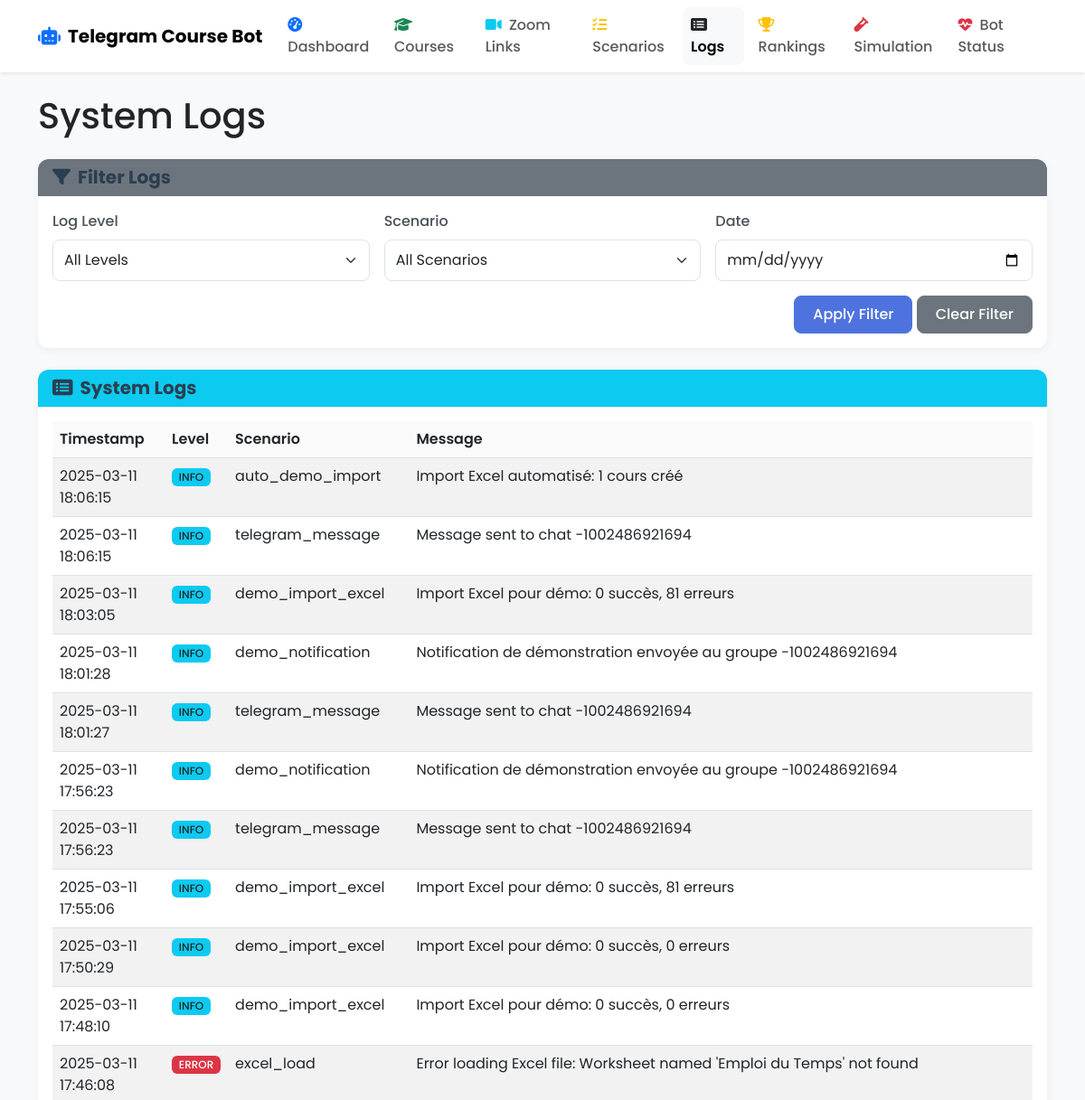
Page /logs (upper part) on the earlier database version.
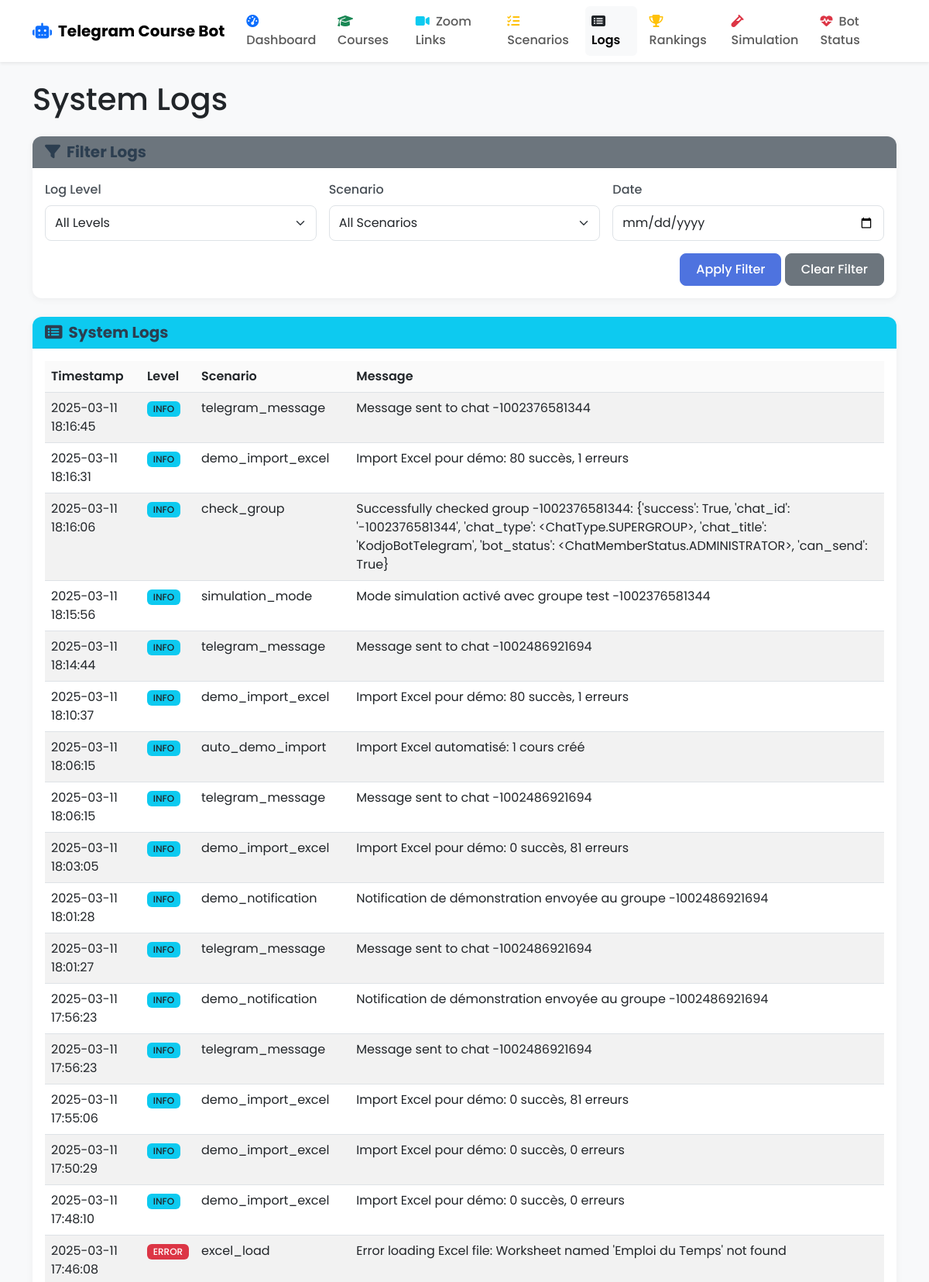
Same page on the later database version.
### models.py (models this page shows, shortened)
class Log(db.Model):
    id = db.Column(db.Integer, primary_key=True)
    level = db.Column(db.String(20), nullable=False)  # INFO, WARNING, ERROR
    scenario = db.Column(db.String(100), nullable=True)  # Which scenario the log is related to
    message = db.Column(db.Text, nullable=False)
    timestamp = db.Column(db.DateTime, default=datetime.utcnow)

### routes.py (the view)
    @app.route('/logs')
    def logs():
        all_logs = Log.query.order_by(Log.timestamp.desc()).all()
        return render_template('logs.html', logs=all_logs)

### templates/logs.html (shortened to what this page needs)
{% extends 'layout.html' %}
{% block content %}
<div class="row">
    <div class="col-12">
        <h1 class="mb-4">System Logs</h1>
    </div>
</div>
<div class="card mb-4">
    <div class="card-header bg-secondary text-white">
        <h5 class="mb-0"><i class="fas fa-filter me-2"></i>Filter Logs</h5>
    </div>
    <div class="card-body">
        <form id="filterForm" class="row g-3">
            <div class="col-md-4">
                <label for="level-filter" class="form-label">Log Level</label>
                <select id="level-filter" class="form-select">
                    <option value="all">All Levels</option>
                </select>
            </div>
            <div class="col-md-4">
                <label for="scenario-filter" class="form-label">Scenario</label>
                <select id="scenario-filter" class="form-select">
                    <option value="all">All Scenarios</option>
                </select>
            </div>
            <div class="col-md-4">
                <label for="date-filter" class="form-label">Date</label>
                <input type="date" id="date-filter" class="form-control">
            </div>
            <div class="col-12 text-end">
                <button type="button" id="apply-filter" class="btn btn-primary">Apply Filter</button>
                <button type="button" id="clear-filter" class="btn btn-secondary">Clear Filter</button>
            </div>
        </form>
    </div>
</div>
<div class="card">
    <div class="card-header bg-info text-white">
        <h5 class="mb-0"><i class="fas fa-list-alt me-2"></i>System Logs</h5>
    </div>
    <div class="card-body">
        {% if logs %}
        <div class="table-responsive">
            <table class="table table-striped table-hover" id="logs-table">
                <thead>
                    <tr>
                        <th>Timestamp</th>
                        <th>Level</th>
                        <th>Scenario</th>
                        <th>Message</th>
                    </tr>
                </thead>
                <tbody>
                    {% for log in logs %}
                    <tr class="log-row"
                        data-level="{{ log.level }}"
                        data-scenario="{{ log.scenario }}"
                        data-date="{{ log.timestamp.strftime('%Y-%m-%d') }}">
                        <td>{{ log.timestamp.strftime('%Y-%m-%d %H:%M:%S') }}</td>
                        <td>
                            {% if log.level == 'INFO' %}
                                <span class="badge bg-info text-dark">INFO</span>
                            {% elif log.level == 'WARNING' %}
                                <span class="badge bg-warning text-dark">WARNING</span>
                            {% elif log.level == 'ERROR' %}
                                <span class="badge bg-danger">ERROR</span>
                            {% endif %}
                        </td>
                        <td>{{ log.scenario or 'System' }}</td>
                        <td>{{ log.message }}</td>
                    </tr>
                    {% endfor %}
                </tbody>
            </table>
        </div>
        {% else %}
        <div class="alert alert-info">No logs available.</div>
        {% endif %}
    </div>
</div>
{% endblock %}

### templates/layout.html (shortened to what this page needs)
<!DOCTYPE html>
<html lang="en" data-bs-theme="light">
<head>
    <link href="https://cdn.jsdelivr.net/npm/bootstrap@5.3.0/dist/css/bootstrap.min.css" rel="stylesheet">
    <link rel="stylesheet" href="https://cdnjs.cloudflare.com/ajax/libs/font-awesome/6.4.0/css/all.min.css">
    <link rel="stylesheet" href="{{ url_for('static', filename='css/custom.css') }}">
</head>
<body>
    <nav class="navbar navbar-expand-lg navbar-light bg-white shadow-sm sticky-top">
        <div class="container">
            <a class="navbar-brand fw-bold" href="{{ url_for('dashboard') }}">
                <i class="fas fa-robot text-primary me-2"></i>Telegram Course Bot
            </a>
            <div class="collapse navbar-collapse" id="navbarNav">
                <ul class="navbar-nav ms-auto">
                    <li class="nav-item mx-1">
                        <a class="nav-link rounded {% if request.path == '/' or request.path == '/admin' %}active bg-light{% endif %}"
                           href="{{ url_for('dashboard') }}">
                            <i class="fas fa-tachometer-alt me-1 text-primary"></i> Dashboard
                        </a>
                    </li>
                    <li class="nav-item mx-1">
                        <a class="nav-link rounded {% if request.path == '/courses' %}active bg-light{% endif %}"
                           href="{{ url_for('courses') }}">
                            <i class="fas fa-graduation-cap me-1 text-success"></i> Courses
                        </a>
                    </li>
                    <li class="nav-item mx-1">
                        <a class="nav-link rounded {% if request.path == '/zoom-links' %}active bg-light{% endif %}"
                           href="{{ url_for('zoom_links') }}">
                            <i class="fas fa-video me-1 text-info"></i> Zoom Links
                        </a>
                    </li>
                    <li class="nav-item mx-1">
                        <a class="nav-link rounded {% if request.path == '/scenarios' %}active bg-light{% endif %}"
                           href="{{ url_for('scenarios') }}">
                            <i class="fas fa-tasks me-1 text-warning"></i> Scenarios
                        </a>
                    </li>
                    <li class="nav-item mx-1">
                        <a class="nav-link rounded {% if request.path == '/logs' %}active bg-light{% endif %}"
                           href="{{ url_for('logs') }}">
                            <i class="fas fa-list-alt me-1 text-dark"></i> Logs
                        </a>
                    </li>
                    <li class="nav-item mx-1">
                        <a class="nav-link rounded {% if request.path == '/rankings' %}active bg-light{% endif %}"
                           href="{{ url_for('rankings') }}">
                            <i class="fas fa-trophy me-1 text-warning"></i> Rankings
                        </a>
                    </li>
                    <li class="nav-item mx-1">
                        <a class="nav-link rounded {% if request.path == '/simulation' %}active bg-light{% endif %}"
                           href="{{ url_for('simulation') }}">
                            <i class="fas fa-vial me-1 text-danger"></i> Simulation
                        </a>
                    </li>
                    <li class="nav-item mx-1">
                        <a class="nav-link rounded {% if request.path == '/bot-status' %}active bg-light{% endif %}"
                           href="{{ url_for('bot_status') }}">
                            <i class="fas fa-heartbeat me-1 text-danger"></i> Bot Status
                        </a>
                    </li>
                </ul>
            </div>
        </div>
    </nav>
    <div class="container mt-4 mb-5">
        {% block content %}{% endblock %}
    </div>
</body>
</html>

### static/css/custom.css (style rules this page uses)
body { min-height: 100vh; display: flex; flex-direction: column; font-family: 'Poppins', sans-serif; background-color: #f8f9fa; color: #212529; }
.card { border-radius: 0.75rem; box-shadow: 0 2px 10px rgba(0, 0, 0, 0.05); margin-bottom: 1.5rem; border: none; background-color: #ffffff; transition: transform 0.2s, box-shadow 0.2s; }
.card-header { background-color: rgba(0, 0, 0, 0.01); border-bottom: 1px solid rgba(0, 0, 0, 0.05); border-top-left-radius: 0.75rem !important; border-top-right-radius: 0.75rem !important; font-weight: 600; }
.card-header h5, .card-header .h5 { font-weight: 700; color: #2c3e50; margin: 0; }
.btn { border-radius: 0.5rem; padding: 0.5rem 1.25rem; font-weight: 500; transition: all 0.2s; }
.btn-primary { background-color: #4e73df; border-color: #4e73df; }
.table { width: 100%; margin-bottom: 0; color: #212529; }
.table th { font-weight: 600; background-color: rgba(0, 0, 0, 0.02); }
.badge { font-weight: 500; padding: 0.35em 0.65em; border-radius: 0.375rem; }
.navbar { box-shadow: 0 0.125rem 0.25rem rgba(0, 0, 0, 0.075); }
.navbar .nav-link { font-weight: 500; padding: 0.5rem 1rem; transition: all 0.2s; }
.navbar .nav-link.active { font-weight: 600; }
.form-control, .form-select { border-radius: 0.5rem; padding: 0.625rem 0.75rem; border: 1px solid #dee2e6; transition: border-color 0.2s, box-shadow 0.2s; }
form label { font-weight: 500; margin-bottom: 0.5rem; color: #495057; }

Differences in the rows shown:
added Log: timestamp "2025-03-11 18:16:45", level "INFO", scenario "telegram_message", message "Message sent to chat -1002376581344"
added Log: timestamp "2025-03-11 18:16:31", level "INFO", scenario "demo_import_excel", message "Import Excel pour démo: 80 succès, 1 erreurs"
added Log: timestamp "2025-03-11 18:16:06", level "INFO", scenario "check_group", message "Successfully checked group -1002376581344: {'success': True, 'chat_id': '-1002376581344', 'chat_type': <ChatType.SUPERGROUP>, 'chat_title': 'KodjoBotTelegram', 'bot_status': <ChatMemberStatus.ADMINISTRATOR>, 'can_send': True}"
added Log: timestamp "2025-03-11 18:15:56", level "INFO", scenario "simulation_mode", message "Mode simulation activé avec groupe test -1002376581344"
added Log: timestamp "2025-03-11 18:14:44", level "INFO", scenario "telegram_message", message "Message sent to chat -1002486921694"
added Log: timestamp "2025-03-11 18:10:37", level "INFO", scenario "demo_import_excel", message "Import Excel pour démo: 80 succès, 1 erreurs"
